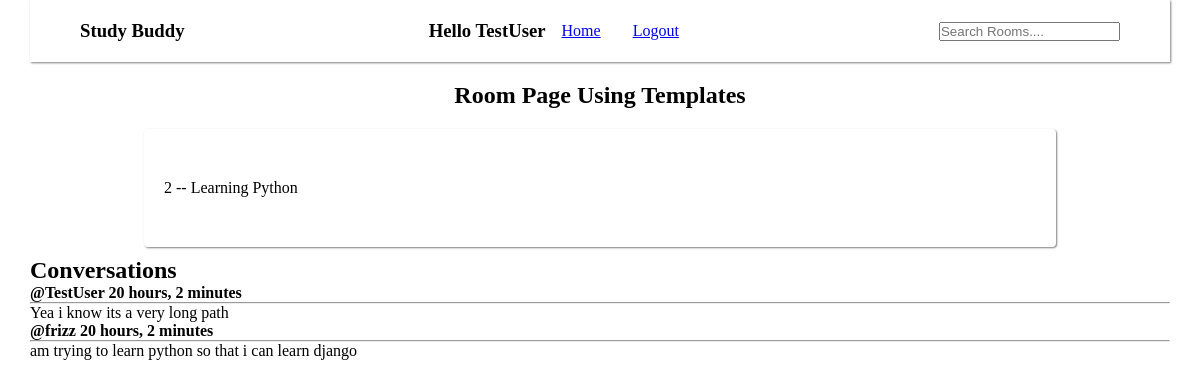
Screenshot of /room/2/ (signed in) with the database file from the repository.
### base/models.py (models this page shows, shortened)
class CustomUser(AbstractUser):
    def __str__(self):
        return self.username

class Room(models.Model):
    host = models.ForeignKey(User, on_delete=models.CASCADE)
    topic = models.ForeignKey('Topic', on_delete = models.SET_NULL, null=True)
    name = models.CharField(max_length=200)
    description = models.TextField(null=True, blank = True)
    updated = models.DateTimeField(auto_now=True)
    created = models.DateTimeField(auto_now_add = True)
    class Meta:
        ordering = ['-updated', '-created']

class Message(models.Model):
    user= models.ForeignKey(User, on_delete = models.CASCADE)
    room = models.ForeignKey(Room, on_delete=models.CASCADE)
    body = models.TextField()
    updated = models.DateTimeField(auto_now=True)
    created = models.DateTimeField(auto_now_add = True)
    class Meta:
        ordering = ['-created']

### base/views.py (the view)
# urls.py: path('room/<str:pk>/', views.room, name='room'),
def room(request, pk=None):
    room = get_object_or_404(Room, pk=pk)
    room_messages = room.message_set.all()
    context = {
        'room':room,
        'room_messages':room_messages
    }
    return render(request, 'base/room.html', context)

### base/templates/base/room.html
{% extends '../base.html' %} {% block content %}
<h1 class="heading">Room Page Using Templates</h1>
<section class="rooms">
  <div class="room">{{room.id}} -- {{room.name}}</div>
</section>
<div class="comment-wrapper">
  <h1>Conversations</h1>
  {% for room_message in room_messages %}
  <h4>@{{room_message.user}} {{room_message.created|timesince}}</h4>
  <hr />
  <p>{{room_message.body}}</p>
  {% endfor %}
</div>
{% endblock %}

### templates/_navbar.html
<nav class="navbar">
  <h1>Study Buddy</h1>
  <ul>
    {% if user.is_authenticated %}
    <li><h3>Hello {{request.user}}</h3></li>
    <li><a class="nav-links" href="{% url 'home' %}">Home</a></li>
    <li><a class="nav-links" href="{% url 'logout' %}">Logout</a></li>
    {% else %}
    <li><a class="nav-links" href="{% url 'login' %}">Login</a></li>
    {% endif %}
  </ul>
  <form action="{% url 'home' %}" method="get">
    <input type="text" name="q" id="search" placeholder="Search Rooms...." />
  </form>
</nav>

### static/main.css (style rules this page uses)
* { padding: 0; margin: 0; box-sizing: border-box; }
.navbar { position: sticky; top: 0; left: 0; display: flex; align-items: center; justify-content: space-between; box-shadow: 1px 1px 2px gray; padding: 20px 50px; margin-bottom: 20px; }
.heading { margin: 10px 0; text-align: center; }
.navbar ul { display: flex; list-style: none; align-items: center; justify-content: center; }
.nav-links { cursor: pointer; display: inline; padding: 1rem; }
.rooms { display: flex; align-items: center; justify-content: center; flex-wrap: wrap; gap: 20px; }
.room { padding: 50px 20px; box-shadow: 1px 1px 2px gray; width: 80%; margin: 10px auto; border-radius: 4px; }

### rows the page displays
CustomUser: user "TestUser"
Room: id "2", name "Learning Python"
Message: user "TestUser", created "20 hours, 2 minutes", body "Yea i know its a very long path"
Message: user "frizz", created "20 hours, 2 minutes", body "am trying to learn python so that i can learn django"
